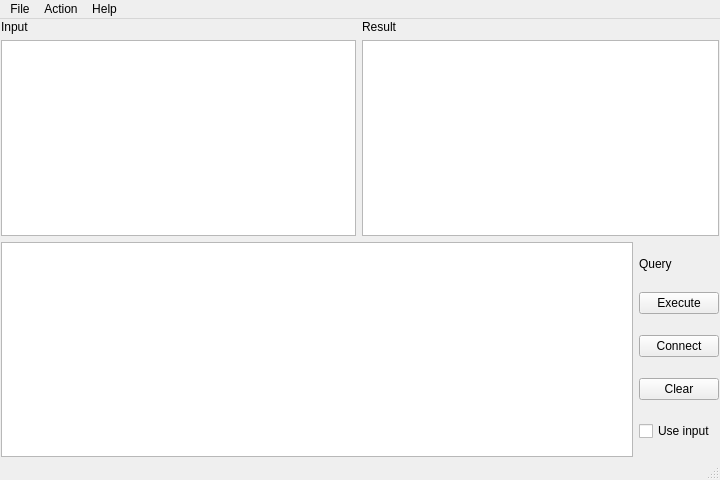
<?xml version="1.0" encoding="UTF-8"?>
<ui version="4.0">
 <class>MainWindow</class>
 <widget class="QMainWindow" name="MainWindow">
  <property name="enabled">
   <bool>true</bool>
  </property>
  <property name="geometry">
   <rect>
    <x>0</x>
    <y>0</y>
    <width>720</width>
    <height>480</height>
   </rect>
  </property>
  <property name="windowTitle">
   <string>SQLiteStudioMini</string>
  </property>
  <property name="windowIcon">
   <iconset>
    <normaloff>ID_ICON.ico</normaloff>ID_ICON.ico</iconset>
  </property>
  <widget class="QWidget" name="centralwidget">
   <layout class="QVBoxLayout" name="verticalLayout">
    <property name="leftMargin">
     <number>1</number>
    </property>
    <property name="topMargin">
     <number>1</number>
    </property>
    <property name="rightMargin">
     <number>1</number>
    </property>
    <property name="bottomMargin">
     <number>1</number>
    </property>
    <item>
     <layout class="QGridLayout" name="gridLayout">
      <item row="0" column="0">
       <widget class="QLabel" name="label">
        <property name="text">
         <string>Input</string>
        </property>
       </widget>
      </item>
      <item row="0" column="1">
       <widget class="QLabel" name="label_2">
        <property name="text">
         <string>Result</string>
        </property>
       </widget>
      </item>
      <item row="1" column="0">
       <widget class="QTextEdit" name="input">
        <property name="maximumSize">
         <size>
          <width>355</width>
          <height>16777215</height>
         </size>
        </property>
       </widget>
      </item>
      <item row="1" column="1">
       <widget class="QTableWidget" name="tableResult"/>
      </item>
     </layout>
    </item>
    <item>
     <layout class="QHBoxLayout" name="horizontalLayout_4">
      <item>
       <widget class="QTextEdit" name="queryEdit">
        <property name="maximumSize">
         <size>
          <width>16777215</width>
          <height>270</height>
         </size>
        </property>
        <property name="documentTitle">
         <string/>
        </property>
       </widget>
      </item>
      <item>
       <layout class="QVBoxLayout" name="verticalLayout_2">
        <item>
         <widget class="QLabel" name="label_3">
          <property name="sizePolicy">
           <sizepolicy hsizetype="Preferred" vsizetype="Fixed">
            <horstretch>0</horstretch>
            <verstretch>0</verstretch>
           </sizepolicy>
          </property>
          <property name="text">
           <string>Query</string>
          </property>
         </widget>
        </item>
        <item>
         <widget class="QPushButton" name="executeBtn">
          <property name="text">
           <string>Execute</string>
          </property>
         </widget>
        </item>
        <item>
         <widget class="QPushButton" name="connect">
          <property name="text">
           <string>Connect</string>
          </property>
         </widget>
        </item>
        <item>
         <widget class="QPushButton" name="clearBtn">
          <property name="text">
           <string>Clear</string>
          </property>
         </widget>
        </item>
        <item>
         <widget class="QCheckBox" name="inputBox">
          <property name="text">
           <string>Use input</string>
          </property>
         </widget>
        </item>
       </layout>
      </item>
     </layout>
    </item>
   </layout>
  </widget>
  <widget class="QMenuBar" name="menubar">
   <property name="geometry">
    <rect>
     <x>0</x>
     <y>0</y>
     <width>720</width>
     <height>26</height>
    </rect>
   </property>
   <widget class="QMenu" name="menuFile">
    <property name="title">
     <string>File</string>
    </property>
    <addaction name="newAction"/>
    <addaction name="openAction"/>
    <addaction name="reopenAction"/>
    <addaction name="saveAction"/>
    <addaction name="separator"/>
    <addaction name="prefAction"/>
    <addaction name="separator"/>
    <addaction name="exitAction"/>
   </widget>
   <widget class="QMenu" name="menuAction">
    <property name="title">
     <string>Action</string>
    </property>
    <addaction name="SELECT"/>
    <addaction name="UPDATE"/>
    <addaction name="DELETE"/>
    <addaction name="separator"/>
    <addaction name="DROP"/>
   </widget>
   <widget class="QMenu" name="menuHelp">
    <property name="title">
     <string>Help</string>
    </property>
    <addaction name="aboutAction"/>
    <addaction name="howToAction"/>
    <addaction name="sqlitedocAction"/>
   </widget>
   <addaction name="menuFile"/>
   <addaction name="menuAction"/>
   <addaction name="menuHelp"/>
  </widget>
  <widget class="QStatusBar" name="statusbar"/>
  <action name="newAction">
   <property name="text">
    <string>New</string>
   </property>
  </action>
  <action name="openAction">
   <property name="text">
    <string>Open</string>
   </property>
  </action>
  <action name="reopenAction">
   <property name="text">
    <string>Reopen current</string>
   </property>
  </action>
  <action name="saveAction">
   <property name="text">
    <string>Commit changes</string>
   </property>
  </action>
  <action name="exitAction">
   <property name="text">
    <string>Exit</string>
   </property>
  </action>
  <action name="SELECT">
   <property name="text">
    <string>Create SELECT query</string>
   </property>
  </action>
  <action name="UPDATE">
   <property name="text">
    <string>Create UPDATE query</string>
   </property>
  </action>
  <action name="DELETE">
   <property name="text">
    <string>Create DELETE query</string>
   </property>
  </action>
  <action name="DROP">
   <property name="text">
    <string>DROP db</string>
   </property>
  </action>
  <action name="aboutAction">
   <property name="text">
    <string>About</string>
   </property>
  </action>
  <action name="howToAction">
   <property name="text">
    <string>How to use SQLiteStudioMini</string>
   </property>
  </action>
  <action name="sqlitedocAction">
   <property name="text">
    <string>SQLite documentation</string>
   </property>
  </action>
  <action name="prefAction">
   <property name="text">
    <string>Preferences</string>
   </property>
  </action>
 </widget>
 <resources/>
 <connections/>
</ui>
